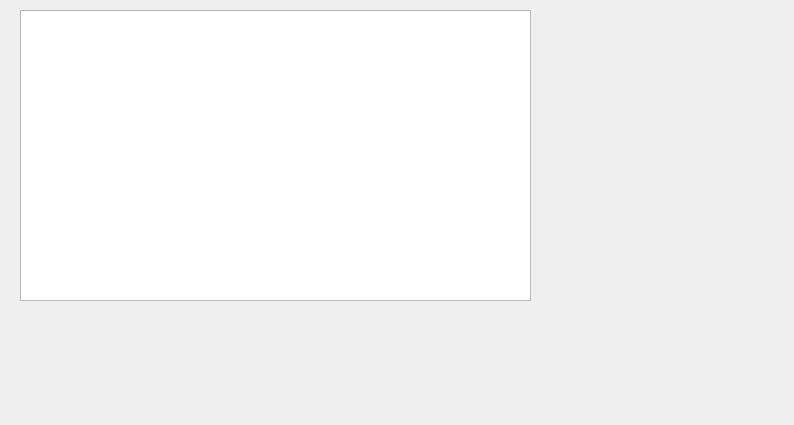
<?xml version="1.0" encoding="UTF-8"?>
<ui version="4.0">
 <class>MainWindow</class>
 <widget class="QMainWindow" name="MainWindow">
  <property name="geometry">
   <rect>
    <x>0</x>
    <y>0</y>
    <width>794</width>
    <height>425</height>
   </rect>
  </property>
  <property name="windowTitle">
   <string>MainWindow</string>
  </property>
  <widget class="QWidget" name="centralwidget">
   <widget class="CodeEditor" name="textEdit">
    <property name="geometry">
     <rect>
      <x>20</x>
      <y>10</y>
      <width>511</width>
      <height>291</height>
     </rect>
    </property>
   </widget>
  </widget>
 </widget>
 <customwidgets>
  <customwidget>
   <class>CodeEditor</class>
   <extends>QPlainTextEdit</extends>
   <header>codeeditor.h</header>
  </customwidget>
 </customwidgets>
 <resources/>
 <connections/>
</ui>
